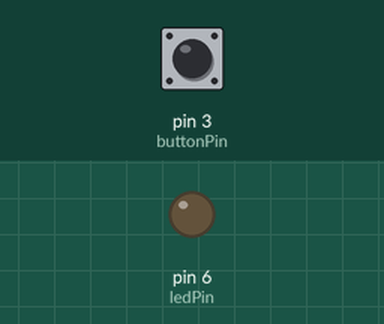
The sketch below on a simulated Arduino Uno, built with avr-gcc and run on an emulated ATmega328P. Shown: output pins drawn as LEDs (lit = HIGH). The inputs (shaded band) are chosen by the test bench; at power-on: pin 3 (buttonPin) HIGH.

Above: at 1.2 s.
1.3 s: pin 3 (buttonPin) pulled LOW for 0.15 s
At 1.8 s:
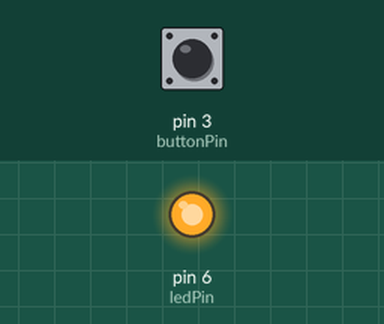
2.9 s: pin 3 (buttonPin) pulled LOW for 1 s
At 4.2 s:
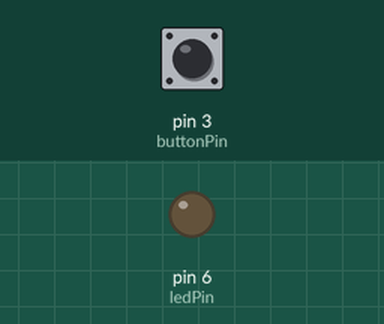
5.4 s: pin 3 (buttonPin) pulled LOW for 3.2 s
At 6.2 s:
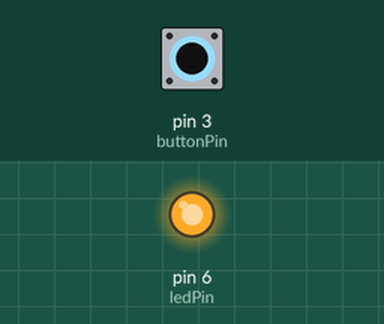
Timing chart, 0 to 8.4 s (numbered marks = the images above; inputs shaded):
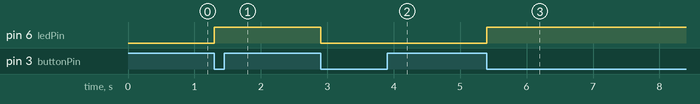

The sketch:

91-solution-toggle-button.ino
```cpp
#define IS_DEBUGGING 0

int ledPin = 6, buttonPin = 3;
uint8_t ledState = 0, buttonValue = 0, previousValue = 0;

void setup() {
  pinMode(buttonPin, INPUT_PULLUP);
  pinMode(ledPin, OUTPUT);
#if IS_DEBUGGING
  Serial.begin(9600);
#endif
}

void loop() {
  toggleLed();
}

void toggleLed() {
  buttonValue = digitalRead(buttonPin);
  if ((buttonValue != previousValue) && (buttonValue == LOW)) {
    ledState = (ledState + 1) % 2;
    Serial.println(ledState);
  }
  digitalWrite(ledPin, ledState);
  delay(50);
  previousValue = buttonValue;
}
```

Measured:
- after the input at 1.3 s, pin 6 (ledPin): LOW → HIGH at once
- after the input at 2.9 s, pin 6 (ledPin): HIGH → LOW at once
- after the input at 5.4 s, pin 6 (ledPin): LOW → HIGH at once
